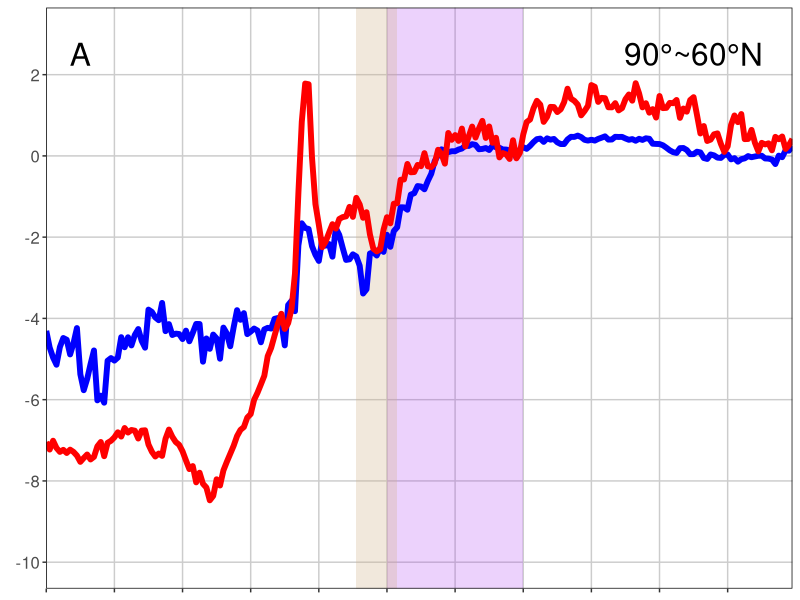
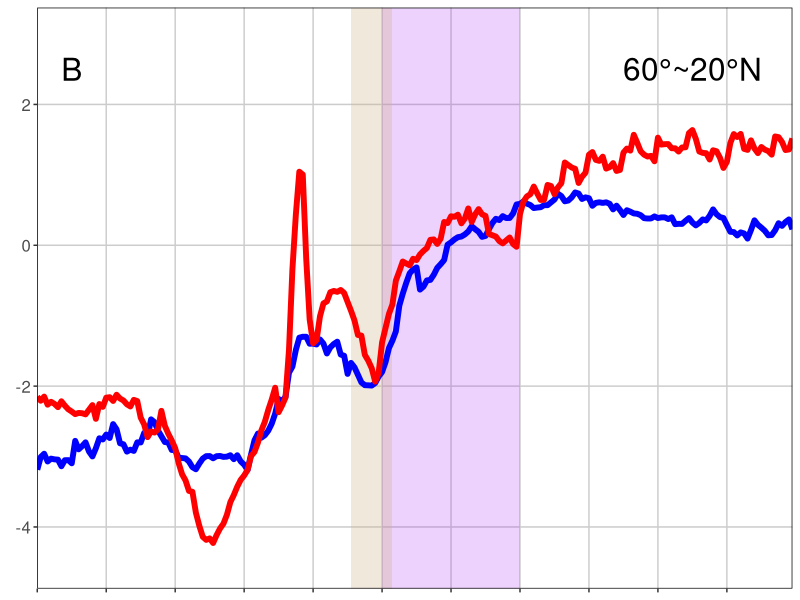
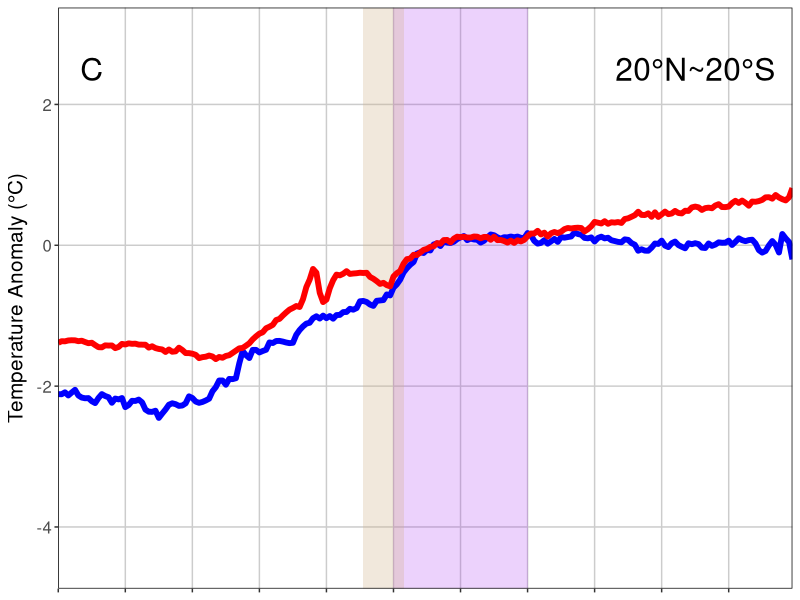
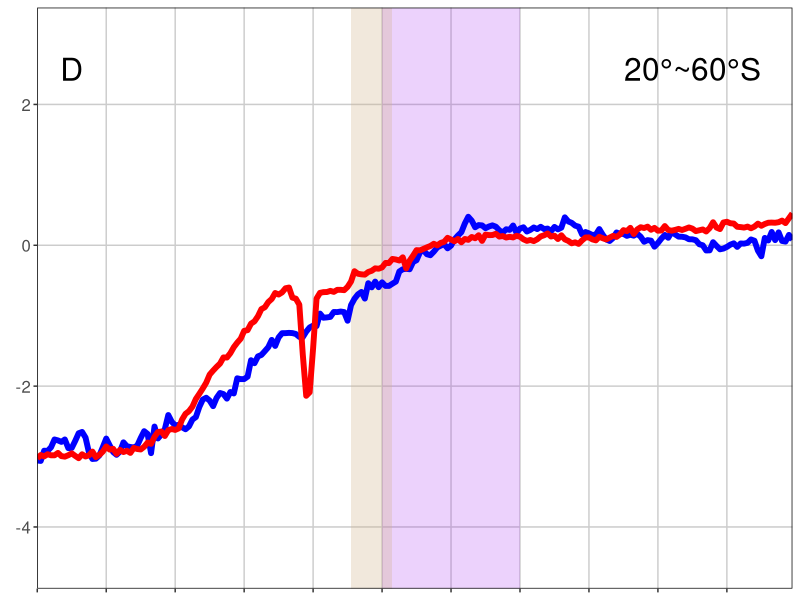
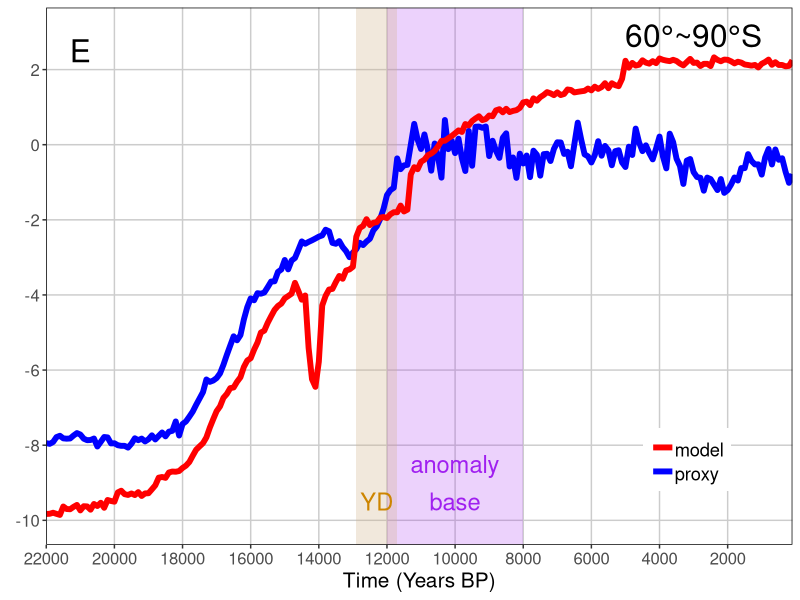
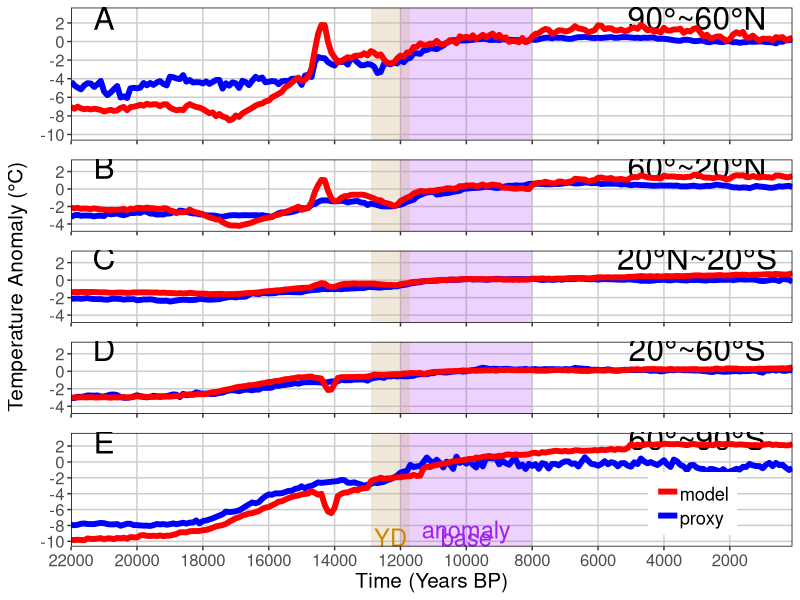

Write the R code that produced these figures, in order.
library(ggplot2)
library(readr)
library(gtable)
library(grid)
library(dplyr)
library(gridExtra)
library(cowplot)
setwd("C:/Users/yesha/Documents/GitHub/deglaciation")

proxy_region <- read_csv("data/proxy_lat_band3.csv")
model_region <- read_csv("data/model_lat_band3.csv")

plot_data1 <- data.frame(time=proxy_region$time, proxy=proxy_region$NH, model=model_region$NH)
plot1 <- ggplot()+
  annotate("rect", fill = "purple", xmin = 8000, xmax = 12000, ymin = -Inf, ymax = Inf,
           alpha = .2)+
  annotate("rect", fill = "tan", xmin = 11700, xmax = 12900, ymin = -Inf, ymax = Inf,
           alpha = .3)+
  annotate("text", x = 3000, y = 2.5, label = "90°~60°N", size = 8)+
  annotate("text", x = 21000, y = 2.5, label = "A", size = 8)+
  #annotate("text", x = 12300, y = -6, label = "YD", size = 6, color = 'orange3')+
  #annotate("text", x = 10000, y = -4.5, label = "anomaly base", size = 6, color = 'purple')+
  geom_line(data=plot_data1,aes(time, proxy, colour = "proxy"), size = 2)+
  geom_line(data=plot_data1,aes(time, model, colour = "model"), size = 2)+
  #geom_line(data=plot_data,aes(time, diff+5, colour = "Model - Proxy"))+
  scale_colour_manual(values = c(
    'proxy' = 'blue',
    'model' = 'red'
  ))+  
  #geom_hline(yintercept = 0, size = 1, linetype='dotted', colour = "black") +
  #geom_hline(yintercept = -5, size = 1, linetype='dotted') +
  #geom_hline(yintercept = -10, size = 1, linetype='dotted', colour = "black") +
  scale_y_continuous(name = expression(" "), limits = c(-10, 3),  breaks = scales::pretty_breaks(n = 10))+
  labs(y = "Anomaly",
       x = "Time (Years BP)",
       colour = 'Legend') +
  #ggtitle("Temperature Anomaly 25ÃÂÃÂ°S ~ 90ÃÂÃÂ°S") +
  theme(panel.grid.major = element_line(color="gray80"),
        panel.grid.minor = element_blank(),
        #panel.background = element_blank(), 
        axis.line.x = element_blank(),
        axis.text.y = element_text(size = 12),
        axis.text.x = element_blank(),
        #axis.ticks.y = element_blank(),
        axis.title.y= element_text(size = 12),
        panel.border = element_rect(colour = "black", fill=NA),
        axis.line= element_blank(),
        axis.title.x= element_blank(),
        legend.justification = c(0, 0),
        legend.position = "none",
        legend.spacing.x = unit(10, 'pt'),
        legend.text = element_text(margin = margin(t = 3), size=rel(1.2)),
        legend.background = element_rect(colour = "transparent",fill = "white"),
        legend.key = element_rect(colour = "white", fill = NA),
        legend.title = element_blank(),
        panel.background = element_rect(fill = "transparent",colour = NA),
        plot.background = element_rect(fill = "transparent",colour = NA)
  ) +
  scale_x_reverse(expand = c(0, 0),limits = c(22000, 100), breaks = scales::pretty_breaks(n = 10))
plot1

plot_data2 <- data.frame(time=proxy_region$time, proxy=proxy_region$NM, model=model_region$NM)
plot2 <- ggplot()+
  annotate("rect", fill = "purple", xmin = 8000, xmax = 12000, ymin = -Inf, ymax = Inf,
           alpha = .2)+
  annotate("rect", fill = "tan", xmin = 11700, xmax = 12900, ymin = -Inf, ymax = Inf,
           alpha = .3)+
  annotate("text", x = 21000, y = 2.5, label = "B", size = 8)+
  annotate("text", x = 3000, y = 2.5, label = "60°~20°N", size = 8)+
  #annotate("text", x = 12300, y = -6, label = "YD", size = 6, color = 'orange3')+
  #annotate("text", x = 10000, y = -4.5, label = "anomaly base", size = 6, color = 'purple')+
  geom_line(data=plot_data2,aes(time, proxy, colour = "proxy"), size = 2)+
  geom_line(data=plot_data2,aes(time, model, colour = "model"), size = 2)+
  #geom_line(data=plot_data,aes(time, diff+5, colour = "Model - Proxy"))+
  scale_colour_manual(values = c(
    'proxy' = 'blue',
    'model' = 'red'
  ))+  
  #geom_hline(yintercept = 0, size = 1, linetype='dotted', colour = "black") +
  #geom_hline(yintercept = -5, size = 1, linetype='dotted') +
  #geom_hline(yintercept = -10, size = 1, linetype='dotted', colour = "black") +
  scale_y_continuous(name = expression(" "), limits = c(-4.5, 3),  breaks = scales::pretty_breaks(n = 5))+
  labs(y = "Anomaly",
       x = "Time (Years BP)",
       colour = 'Legend') +
  #ggtitle("Temperature Anomaly 25ÃÂÃÂ°S ~ 90ÃÂÃÂ°S") +
  theme(panel.grid.major = element_line(color="gray80"),
        panel.grid.minor = element_blank(),
        #panel.background = element_blank(), 
        axis.line.x = element_blank(),
        axis.text.y = element_text(size = 12),
        axis.text.x = element_blank(),
        #axis.ticks.y = element_blank(),
        axis.title.y= element_text(size = 12),
        panel.border = element_rect(colour = "black", fill=NA),
        axis.line= element_blank(),
        axis.title.x= element_blank(),
        legend.justification = c(0, 0),
        legend.position = "none",
        legend.spacing.x = unit(10, 'pt'),
        legend.text = element_text(margin = margin(t = 3), size=rel(1.2)),
        legend.background = element_rect(colour = "transparent",fill = "white"),
        legend.key = element_rect(colour = "white", fill = NA),
        legend.title = element_blank(),
        panel.background = element_rect(fill = "transparent",colour = NA),
        plot.background = element_rect(fill = "transparent",colour = NA)
  ) +
  scale_x_reverse(expand = c(0, 0),limits = c(22000, 100), breaks = scales::pretty_breaks(n = 10))
plot2

plot_data3 <- data.frame(time=proxy_region$time, proxy=proxy_region$Tropical, model=model_region$Tropical)
plot3 <- ggplot()+
  annotate("rect", fill = "purple", xmin = 8000, xmax = 12000, ymin = -Inf, ymax = Inf,
           alpha = .2)+
  annotate("rect", fill = "tan", xmin = 11700, xmax = 12900, ymin = -Inf, ymax = Inf,
           alpha = .3)+
  annotate("text", x = 21000, y = 2.5, label = "C", size = 8)+
  annotate("text", x = 3000, y = 2.5, label = "20°N~20°S", size = 8)+
  #annotate("text", x = 12300, y = -6, label = "YD", size = 6, color = 'orange3')+
  #annotate("text", x = 10000, y = -4.5, label = "anomaly base", size = 6, color = 'purple')+
  geom_line(data=plot_data3,aes(time, proxy, colour = "proxy"), size = 2)+
  geom_line(data=plot_data3,aes(time, model, colour = "model"), size = 2)+
  #geom_line(data=plot_data,aes(time, diff+5, colour = "Model - Proxy"))+
  scale_colour_manual(values = c(
    'proxy' = 'blue',
    'model' = 'red'
  ))+  
  #geom_hline(yintercept = 0, size = 1, linetype='dotted', colour = "black") +
  #geom_hline(yintercept = -5, size = 1, linetype='dotted') +
  #geom_hline(yintercept = -10, size = 1, linetype='dotted', colour = "black") +
  scale_y_continuous(name = expression("Temperature Anomaly (°C)"), limits = c(-4.5, 3),  breaks = scales::pretty_breaks(n = 5))+
  labs(y = "Anomaly",
       x = "Time (Years BP)",
       colour = 'Legend') +
  #ggtitle("Temperature Anomaly 25ÃÂÃÂ°S ~ 90ÃÂÃÂ°S") +
  theme(panel.grid.major = element_line(color = "gray80"),
        panel.grid.minor = element_blank(),
        #panel.background = element_blank(), 
        axis.line.x = element_blank(),
        axis.text.y = element_text(size = 12),
        axis.text.x = element_blank(),
        #axis.ticks.y = element_blank(),
        axis.title.y= element_text(size = 15),
        panel.border = element_rect(colour = "black", fill=NA),
        axis.line= element_blank(),
        axis.title.x= element_blank(),
        legend.justification = c(0, 0),
        legend.position = "none",
        legend.spacing.x = unit(10, 'pt'),
        legend.text = element_text(margin = margin(t = 3), size=rel(1.2)),
        legend.background = element_rect(colour = "transparent",fill = "white"),
        legend.key = element_rect(colour = "white", fill = NA),
        legend.title = element_blank(),
        panel.background = element_rect(fill = "transparent",colour = NA),
        plot.background = element_rect(fill = "transparent",colour = NA)
  ) +
  scale_x_reverse(expand = c(0, 0),limits = c(22000, 100), breaks = scales::pretty_breaks(n = 10))
plot3

plot_data4 <- data.frame(time=proxy_region$time, proxy=proxy_region$SM, model=model_region$SM)
plot4 <- ggplot()+
  annotate("rect", fill = "purple", xmin = 8000, xmax = 12000, ymin = -Inf, ymax = Inf,
           alpha = .2)+
  annotate("rect", fill = "tan", xmin = 11700, xmax = 12900, ymin = -Inf, ymax = Inf,
           alpha = .3)+
  annotate("text", x = 21000, y = 2.5, label = "D", size = 8)+
  annotate("text", x = 3000, y = 2.5, label = "20°~60°S", size = 8)+
  #annotate("text", x = 12300, y = -6, label = "YD", size = 6, color = 'orange3')+
  #annotate("text", x = 10000, y = -4.5, label = "anomaly base", size = 6, color = 'purple')+
  geom_line(data=plot_data4,aes(time, proxy, colour = "proxy"), size = 2)+
  geom_line(data=plot_data4,aes(time, model, colour = "model"), size = 2)+
  #geom_line(data=plot_data,aes(time, diff+5, colour = "Model - Proxy"))+
  scale_colour_manual(values = c(
    'proxy' = 'blue',
    'model' = 'red'
  ))+  
  #geom_hline(yintercept = 0, size = 1, linetype='dotted', colour = "black") +
  #geom_hline(yintercept = -5, size = 1, linetype='dotted') +
  #geom_hline(yintercept = -10, size = 1, linetype='dotted', colour = "black") +
  scale_y_continuous(name = expression(" "), limits = c(-4.5, 3),  breaks = scales::pretty_breaks(n = 5))+
  labs(y = "Anomaly",
       x = "Time (Years BP)",
       colour = 'Legend') +
  #ggtitle("Temperature Anomaly 25ÃÂÃÂ°S ~ 90ÃÂÃÂ°S") +
  theme(panel.grid.major = element_line(color = "gray80"),
        panel.grid.minor = element_blank(),
        #panel.background = element_blank(), 
        axis.line.x = element_blank(),
        axis.text.y = element_text(size = 12),
        axis.text.x = element_blank(),
        #axis.ticks.y = element_blank(),
        axis.title.y= element_text(size = 12),
        panel.border = element_rect(colour = "black", fill=NA),
        axis.line= element_blank(),
        axis.title.x= element_blank(),
        legend.justification = c(0, 0),
        legend.position = "none",
        legend.spacing.x = unit(10, 'pt'),
        legend.text = element_text(margin = margin(t = 3), size=rel(1.2)),
        legend.background = element_rect(colour = "transparent",fill = "white"),
        legend.key = element_rect(colour = "white", fill = NA),
        legend.title = element_blank(),
        panel.background = element_rect(fill = "transparent",colour = NA),
        plot.background = element_rect(fill = "transparent",colour = NA)
  ) +
  scale_x_reverse(expand = c(0, 0),limits = c(22000, 100), breaks = scales::pretty_breaks(n = 10))
plot4

plot_data5 <- data.frame(time=proxy_region$time, proxy=proxy_region$SH, model=model_region$SH)
plot5 <- ggplot()+
  annotate("rect", fill = "purple", xmin = 8000, xmax = 12000, ymin = -Inf, ymax = Inf,
           alpha = .2)+
  annotate("rect", fill = "tan", xmin = 11700, xmax = 12900, ymin = -Inf, ymax = Inf,
           alpha = .3)+
  annotate("text", x = 21000, y = 2.5, label = "E", size = 8)+
  annotate("text", x = 3000, y = 2.9, label = "60°~90°S", size = 8)+
  annotate("text", x = 12300, y = -9.5, label = "YD", size = 6, color = 'orange3')+
  annotate("text", x = 10000, y = -8.5, label = "anomaly", size = 6, color = 'purple')+
  annotate("text", x = 10000, y = -9.5, label = "base", size = 6, color = 'purple')+
  geom_line(data=plot_data5,aes(time, proxy, colour = "proxy"), size = 2)+
  geom_line(data=plot_data5,aes(time, model, colour = "model"), size = 2)+
  #geom_line(data=plot_data,aes(time, diff+5, colour = "Model - Proxy"))+
  scale_colour_manual(values = c(
    'proxy' = 'blue',
    'model' = 'red'
  ))+  
  #geom_hline(yintercept = 0, size = 1, linetype='dotted', colour = "black") +
  #geom_hline(yintercept = -5, size = 1, linetype='dotted') +
  #geom_hline(yintercept = -10, size = 1, linetype='dotted', colour = "black") +
  scale_y_continuous(name = expression(" "), limits = c(-10, 3),  breaks = scales::pretty_breaks(n = 10))+
  labs(y = "Anomaly",
       x = "Time (Years BP)",
       colour = 'Legend') +
  #ggtitle("Temperature Anomaly 25ÃÂÃÂ°S ~ 90ÃÂÃÂ°S") +
  theme(panel.grid.major = element_line(color="gray80"),
        panel.grid.minor = element_blank(),
        #panel.background = element_blank(), 
        axis.line.x = element_blank(),
        axis.text.y = element_text(size = 12),
        axis.text.x = element_text(size = 12),
        #axis.ticks.y = element_blank(),
        axis.title.y= element_text(size = 12),
        panel.border = element_rect(colour = "black", fill=NA),
        axis.line= element_blank(),
        axis.title.x= element_text(size = 15),
        legend.justification = c(0, 0),
        legend.position = c(0.8,0.1),
        legend.spacing.x = unit(10, 'pt'),
        legend.text = element_text(margin = margin(t = 3), size=rel(1.2)),
        legend.background = element_rect(colour = "transparent",fill = "white"),
        legend.key = element_rect(colour = "white", fill = NA),
        legend.title = element_blank(),
        panel.background = element_rect(fill = "transparent",colour = NA),
        plot.background = element_rect(fill = "transparent",colour = NA)
  ) +
  scale_x_reverse(expand = c(0, 0),limits = c(22000, 100), breaks = scales::pretty_breaks(n = 10))
plot5

gp2 <- plot_grid(plot1, plot2, plot3, plot4, plot5, align = "v", nrow = 5, rel_heights = c(2, 1.2, 1.2, 1.2, 2.3))
gp2
